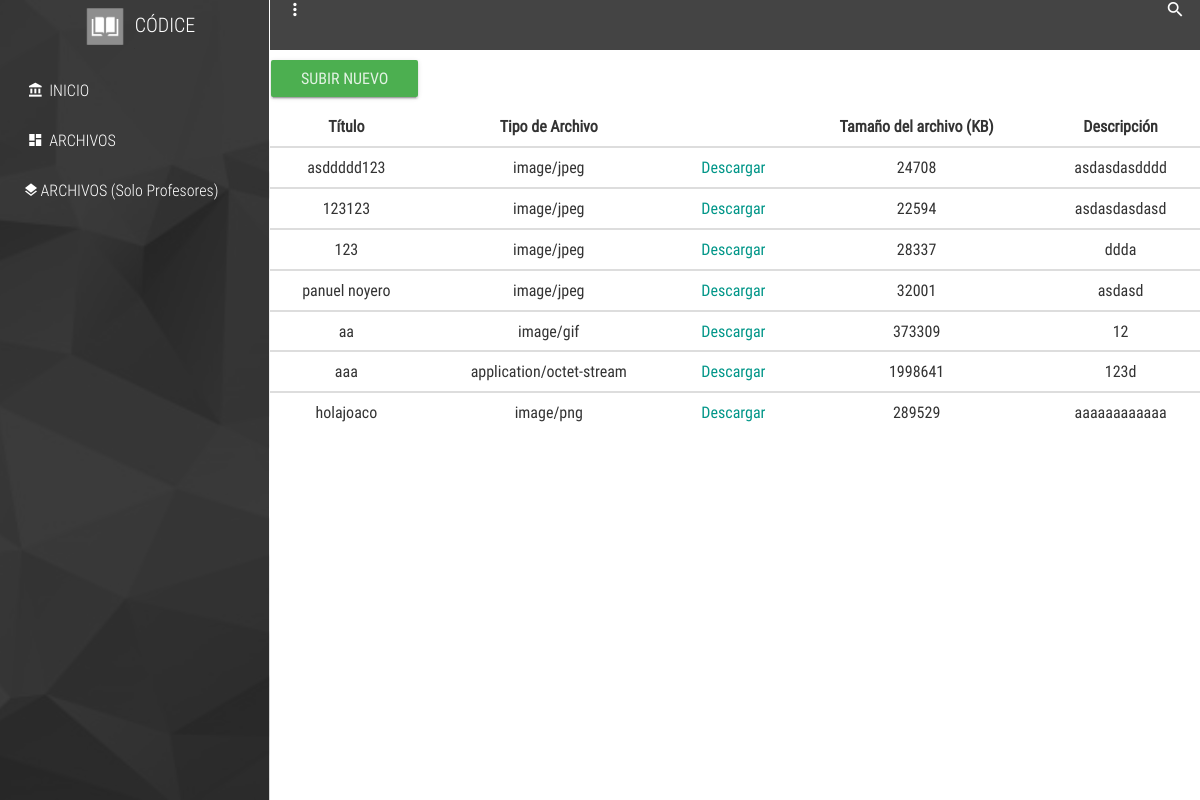
Page /archivos.php on the earlier database version.
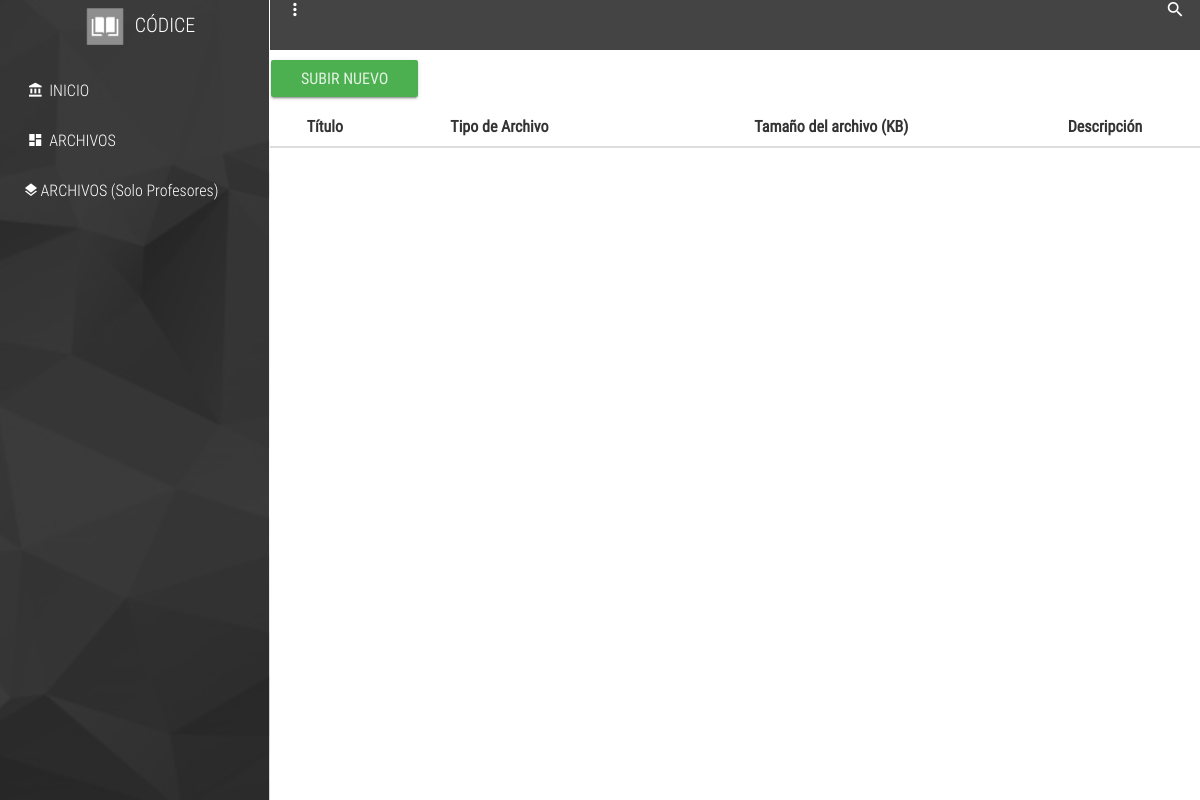
Same page on the later database version.
### tables this page shows
CREATE TABLE `archivos` (
  `id` smallint(11) NOT NULL,
  `nombre` varchar(255) NOT NULL,
  `descripcion` varchar(255) NOT NULL,
  `archivo` longblob NOT NULL,
  `ruta` varchar(200) NOT NULL,
  `tipo` varchar(200) NOT NULL,
  `size` int(50) NOT NULL,
  `fk_materia` smallint(11) NOT NULL
);

### archivos.php (the view, shortened to what this page needs)
<<!DOCTYPE html>
<html lang="es">
<head>
	<link rel="stylesheet" href="./css/main.css">
</head>
<body>
	<section class="full-box cover dashboard-sideBar">
		<div class="full-box dashboard-sideBar-ct">
			<div class="full-box text-uppercase text-center text-titles dashboard-sideBar-title">
				<img src="./assets/img/logo.png" width="60px">códice <i class="zmdi zmdi-close btn-menu-dashboard visible-xs"></i>
			</div>
			<ul class="list-unstyled full-box dashboard-sideBar-Menu">
				<li>
					<a href="index.php">
						<i class="zmdi zmdi-balance zmdi-hc-fw"></i> INICIO
					</a>
				</li>
				<li>
					<a href="materias.php" class="btn-sideBar-SubMenu">
						<i class="zmdi zmdi-view-dashboard zmdi-hc-fw"></i> ARCHIVOS
					</a>
				</li>
				<li>
					<a href="archivos_mostrar.php" class="btn-sideBar-SubMenu">
						<i class="zmdi zmdi-layers"></i> ARCHIVOS (Solo Profesores)
					</a>
				</li>
			</ul>
		</div>
	</section>
	<section class="full-box dashboard-contentPage">
		<nav class="full-box dashboard-Navbar">
			<ul class="full-box list-unstyled text-right">
				<li class="pull-left">
					<a href="#!" class="btn-menu-dashboard"><i class="zmdi zmdi-more-vert"></i></a>
				</li>
				<li>
					<a href="#!" class="btn-search">
						<i class="zmdi zmdi-search"></i>
					</a>
				</li>
			</ul>
		</nav>
		<a href="subida_archivo.php"><button class='btn btn-success btn-raised btn-lg'>Subir Nuevo</button></a>
	    	<table border="1">
		    <div class="tab-pane fade" id="list">
							<div class="table-responsive">
								<table class="table table-hover text-center ">
			<thead>
			<tr>
			    <th class="text-center">Título</th>
			    <th class="text-center">Tipo de Archivo</th>
			    <th class="text-center"></th>
			    <th class="text-center">Tamaño del archivo (KB)</th>
			    <th class="text-center">Descripción</th>
			</tr>
		    </thead>
			<?php
			include('conexion.php');
      			$materia = $_REQUEST['materia'];
			if($materia == NULL){
			    $query = "SELECT * FROM archivos";
			}
			else {
			    $query = "SELECT * FROM archivos WHERE fk_materia = $materia";
			}
			    $res = mysqli_query($conexion,$query);
			    while ($row = $res->fetch_assoc()){
			?>
			<tbody>
			<tr>
			<td><?php echo $row['nombre']; ?></td>
			<td><?php echo $row['tipo']; ?></td>
			<td><a download href="upload/<?php echo $row['ruta'] ?>">Descargar</a></td>
			<td><?php echo $row['size']; ?></td>
			<td><?php echo $row['descripcion']; ?></td>
			</tr>
			<?php } ?>
		    </tbody>
	    	</table>
	    </div>
	</div>
		<br>
</body>
</html>

### css/main.css (style rules this page uses)
body, html { background-color: #fff; width: 100%; height: 100%; margin: 0; padding: 0; position: relative; font-size: 16px; font-family: 'RobotoCondensed'; overflow: hidden; }
.full-box { margin: 0; padding: 0; width: 100%; box-sizing: border-box; }
.cover { background: 50% 50% no-repeat; background-size: cover; }
.text-titles { font-family: 'RobotoCondensedLight' }
.dashboard-sideBar, .dashboard-contentPage { position: absolute; top: 0; height: 100%; transition: all .3s ease-in-out; }
.dashboard-sideBar, .dashboard-sideBar-ct { width: 270px; }
.dashboard-sideBar { left: 0; z-index: 2; background-image: url('../assets/img/sideBar-font.jpg'); border-right: 1px solid rgba(255, 255, 255, .4); overflow: hidden; }
.dashboard-sideBar-ct { position: relative; height: 100%; background-color: rgba(0, 0, 0, .77); padding: 0 10px; padding-bottom: 30px; }
.dashboard-sideBar-title, .dashboard-sideBar-title > i { height: 50px; line-height: 50px; color: #fff; font-size: 20px; }
.dashboard-sideBar-title { position: relative; }
.dashboard-sideBar-Menu { padding-top: 15px; }
.dashboard-sideBar-Menu > li, .dashboard-sideBar-Menu > li > a, .dashboard-sideBar-Menu > li > ul > li, .dashboard-sideBar-Menu > li > ul > li > a { line-height: 50px; font-family: "RobotoCondensedLight"; display: block; color: #fff; text-decoration: none; border-radius: 4px; transition: all .3s ease-in-out; position: relative; }
.dashboard-sideBar-Menu > li > a { padding: 0 15px; box-sizing: border-box; height: 50px; outline: none; }
.dashboard-contentPage { right: 0; z-index: 1; padding-left: 270px; }
.dashboard-Navbar, .dashboard-Navbar > ul, .dashboard-Navbar > ul >li, .dashboard-Navbar > ul > li > a { height: 50px; line-height: 50px; }
.dashboard-Navbar > ul > li > a { outline: none; }
.dashboard-Navbar { background-color: #444; overflow: hidden; }
.dashboard-Navbar > ul >li, .dashboard-Navbar > ul > li > a { display: inline-block; width: 50px; text-align: center; color: #fff; margin: 0; padding: 0; font-size: 20px; transition: all .3s ease-in-out; position: relative; }

Differences in the rows shown:
removed archivos: nombre "asddddd123", tipo "image/jpeg", size "24708", descripcion "asdasdasdddd"
removed archivos: nombre "123123", tipo "image/jpeg", size "22594", descripcion "asdasdasdasd"
removed archivos: nombre "123", tipo "image/jpeg", size "28337", descripcion "ddda"
removed archivos: nombre "panuel noyero", tipo "image/jpeg", size "32001", descripcion "asdasd"
removed archivos: nombre "aa", tipo "image/gif", size "373309", descripcion "12"
removed archivos: nombre "aaa", tipo "application/octet-stream", size "1998641", descripcion "123d"
removed archivos: nombre "holajoaco", tipo "image/png", size "289529", descripcion "aaaaaaaaaaaa"
